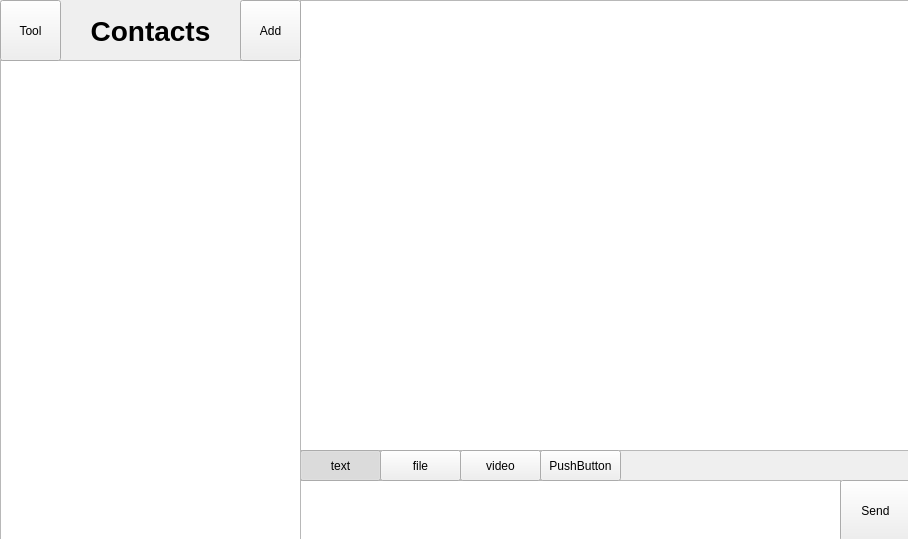
<?xml version="1.0" encoding="UTF-8"?>
<ui version="4.0">
 <class>MainWindow</class>
 <widget class="QMainWindow" name="MainWindow">
  <property name="geometry">
   <rect>
    <x>0</x>
    <y>0</y>
    <width>908</width>
    <height>539</height>
   </rect>
  </property>
  <property name="windowTitle">
   <string>MainWindow</string>
  </property>
  <widget class="QWidget" name="centralwidget">
   <widget class="QListWidget" name="message">
    <property name="geometry">
     <rect>
      <x>300</x>
      <y>0</y>
      <width>611</width>
      <height>451</height>
     </rect>
    </property>
   </widget>
   <widget class="QTextEdit" name="editor">
    <property name="geometry">
     <rect>
      <x>300</x>
      <y>480</y>
      <width>541</width>
      <height>61</height>
     </rect>
    </property>
   </widget>
   <widget class="QPushButton" name="sendmsg">
    <property name="geometry">
     <rect>
      <x>840</x>
      <y>480</y>
      <width>71</width>
      <height>61</height>
     </rect>
    </property>
    <property name="text">
     <string>Send</string>
    </property>
   </widget>
   <widget class="QPushButton" name="text_send">
    <property name="geometry">
     <rect>
      <x>300</x>
      <y>450</y>
      <width>81</width>
      <height>31</height>
     </rect>
    </property>
    <property name="text">
     <string>text</string>
    </property>
    <property name="checkable">
     <bool>true</bool>
    </property>
    <property name="checked">
     <bool>true</bool>
    </property>
   </widget>
   <widget class="QPushButton" name="file_send">
    <property name="geometry">
     <rect>
      <x>380</x>
      <y>450</y>
      <width>81</width>
      <height>31</height>
     </rect>
    </property>
    <property name="text">
     <string>file</string>
    </property>
    <property name="checkable">
     <bool>true</bool>
    </property>
   </widget>
   <widget class="QPushButton" name="video_send">
    <property name="geometry">
     <rect>
      <x>460</x>
      <y>450</y>
      <width>81</width>
      <height>31</height>
     </rect>
    </property>
    <property name="text">
     <string>video</string>
    </property>
    <property name="checkable">
     <bool>true</bool>
    </property>
   </widget>
   <widget class="QPushButton" name="pushButton_5">
    <property name="geometry">
     <rect>
      <x>540</x>
      <y>450</y>
      <width>81</width>
      <height>31</height>
     </rect>
    </property>
    <property name="text">
     <string>PushButton</string>
    </property>
    <property name="checkable">
     <bool>true</bool>
    </property>
   </widget>
   <widget class="QLabel" name="title">
    <property name="geometry">
     <rect>
      <x>60</x>
      <y>0</y>
      <width>181</width>
      <height>61</height>
     </rect>
    </property>
    <property name="font">
     <font>
      <pointsize>21</pointsize>
      <weight>75</weight>
      <bold>true</bold>
     </font>
    </property>
    <property name="text">
     <string>Contacts</string>
    </property>
    <property name="alignment">
     <set>Qt::AlignCenter</set>
    </property>
   </widget>
   <widget class="QListWidget" name="contacts">
    <property name="geometry">
     <rect>
      <x>0</x>
      <y>60</y>
      <width>301</width>
      <height>481</height>
     </rect>
    </property>
   </widget>
   <widget class="QPushButton" name="tool">
    <property name="geometry">
     <rect>
      <x>0</x>
      <y>0</y>
      <width>61</width>
      <height>61</height>
     </rect>
    </property>
    <property name="text">
     <string>Tool</string>
    </property>
   </widget>
   <widget class="QPushButton" name="addfriend">
    <property name="geometry">
     <rect>
      <x>240</x>
      <y>0</y>
      <width>61</width>
      <height>61</height>
     </rect>
    </property>
    <property name="text">
     <string>Add</string>
    </property>
   </widget>
  </widget>
 </widget>
 <resources/>
 <connections/>
</ui>
